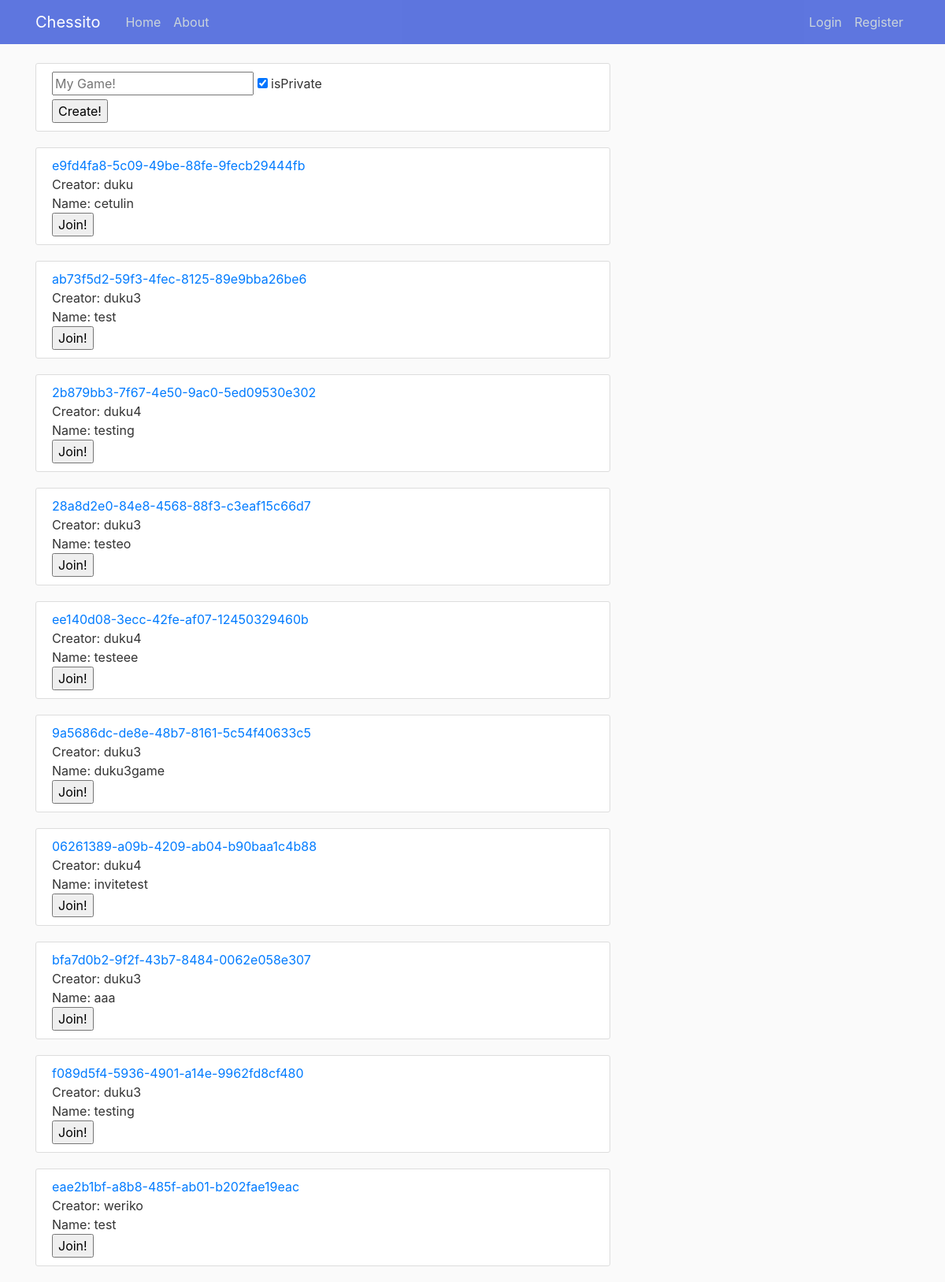
The page / on the database its author committed.
### Games/models.py (models this page shows)
class GameSession(models.Model):
    player1 = models.ForeignKey(User, on_delete=models.CASCADE, related_name='player1', null = True, blank=True)
    player2 = models.ForeignKey(User,  on_delete=models.SET_NULL, related_name='player2', null = True, blank=True)
    winner_player = models.ForeignKey(User,  on_delete=models.SET_NULL, related_name='winner_player', null = True, blank=True)
    moves = models.TextField(default = "[]",null=True)
    name = models.TextField(default="My Game!")
    gameid = models.UUIDField(default = uuid.uuid4)
    isFinished = models.BooleanField(default=False)
    isPrivate = models.BooleanField(default=False)

### main/views.py (the view)
# urls.py: path('', views.home, name='main-home'),
def home(request):
    games = GameSession.objects.filter(isPrivate=False).filter(isFinished=False)
    context = {"games": games}
    return render(request, 'main/lobby_game.html',context)

### main/templates/main/lobby_game.html (shortened to what this page needs)
{% extends "main/base.html" %}
{% block content %}
<article class="media content-section">
  <div class="media-body">
    <div>
      <form method="post" action="{% url 'main-game' %}">
      <div>
        <input type="text" id = "name" name="name" placeholder="My Game!">
        <input type="checkbox" id = "isPrivate" name="isPrivate" checked="True">
        <label for="isPrivate">isPrivate</label><br>
        <input id = "buttonsend" type="submit" value = "Create!">
        </div>
      </form>
  </div>
  </div>
</article>
    {% for game in games %}
        <article class="media content-section">
          <div class="media-body">
            <div>
              <a href="{% url 'main-game' %}?id={{ game.gameid }}" class="link-success">{{ game.gameid }}</a>
                <div> Creator: {{ game.player1 }}</div>
                <div> Name: {{ game.name }}</div>
                <form method="post" action="{% url 'main-game' %}">
                <div>
                  <input id = "buttonjoin" type="submit" value = "Join!">
                  </div>
                </form>
          </div>
          </div>
        </article>
    {% endfor %}
{% endblock content %}

### main/templates/main/base.html (shortened to what this page needs)
{% load static %}
<!DOCTYPE html>
<html>
<head>
    <link rel="stylesheet" href="https://maxcdn.bootstrapcdn.com/bootstrap/4.0.0/css/bootstrap.min.css">
    <link rel="stylesheet" type="text/css" href="{% static 'main/main.css' %}">
</head>
<body>
    <header class="site-header">
      <nav class="navbar navbar-expand-md navbar-dark bg-maincolor fixed-top">
        <div class="container">
          <a class="navbar-brand mr-4" href="{% url 'main-home' %}">Chessito</a>
          <div class="collapse navbar-collapse" id="navbarToggle">
            <div class="navbar-nav mr-auto">
              <a class="nav-item nav-link" href="{% url 'main-home' %}">Home</a>
              <a class="nav-item nav-link" href="{% url 'main-about' %}">About</a>
            </div>
            <div class="navbar-nav">
              {% if user.is_authenticated %}
                <a class="nav-item nav-link" href="{% url 'profile' %}">Profile</a>
                <a class="nav-item nav-link" href="{% url 'logout' %}">Logout</a>
              {% else %}
                <a class="nav-item nav-link" href="{% url 'login' %}">Login</a>
                <a class="nav-item nav-link" href="{% url 'register' %}">Register</a>
              {% endif %}
            </div>
          </div>
        </div>
      </nav>
    </header>
    <main role="main" class="container">
      <div class="row">
        <div class="col-md-8">
          {% block content %}{% endblock %}
        </div>
      </div>
    </main>
</body>
</html>

### main/static/main/main.css (style rules this page uses)
body { background: #fafafa; color: #333333; margin-top: 5rem; }
.bg-maincolor { background-color: #415ddad7; }
.site-header .navbar-nav .nav-link { color: #cbd5db; }
.content-section { background: #ffffff; padding: 10px 20px; border: 1px solid #dddddd; border-radius: 3px; margin-bottom: 20px; }

### rows shown on the page
GameSession: gameid "e9fd4fa8-5c09-49be-88fe-9fecb29444fb", player1 "duku", name "cetulin"
GameSession: gameid "ab73f5d2-59f3-4fec-8125-89e9bba26be6", player1 "duku3", name "test"
GameSession: gameid "2b879bb3-7f67-4e50-9ac0-5ed09530e302", player1 "duku4", name "testing"
GameSession: gameid "28a8d2e0-84e8-4568-88f3-c3eaf15c66d7", player1 "duku3", name "testeo"
GameSession: gameid "ee140d08-3ecc-42fe-af07-12450329460b", player1 "duku4", name "testeee"
GameSession: gameid "9a5686dc-de8e-48b7-8161-5c54f40633c5", player1 "duku3", name "duku3game"
GameSession: gameid "06261389-a09b-4209-ab04-b90baa1c4b88", player1 "duku4", name "invitetest"
GameSession: gameid "bfa7d0b2-9f2f-43b7-8484-0062e058e307", player1 "duku3", name "aaa"
GameSession: gameid "f089d5f4-5936-4901-a14e-9962fd8cf480", player1 "duku3", name "testing"
GameSession: gameid "eae2b1bf-a8b8-485f-ab01-b202fae19eac", player1 "weriko", name "test"
